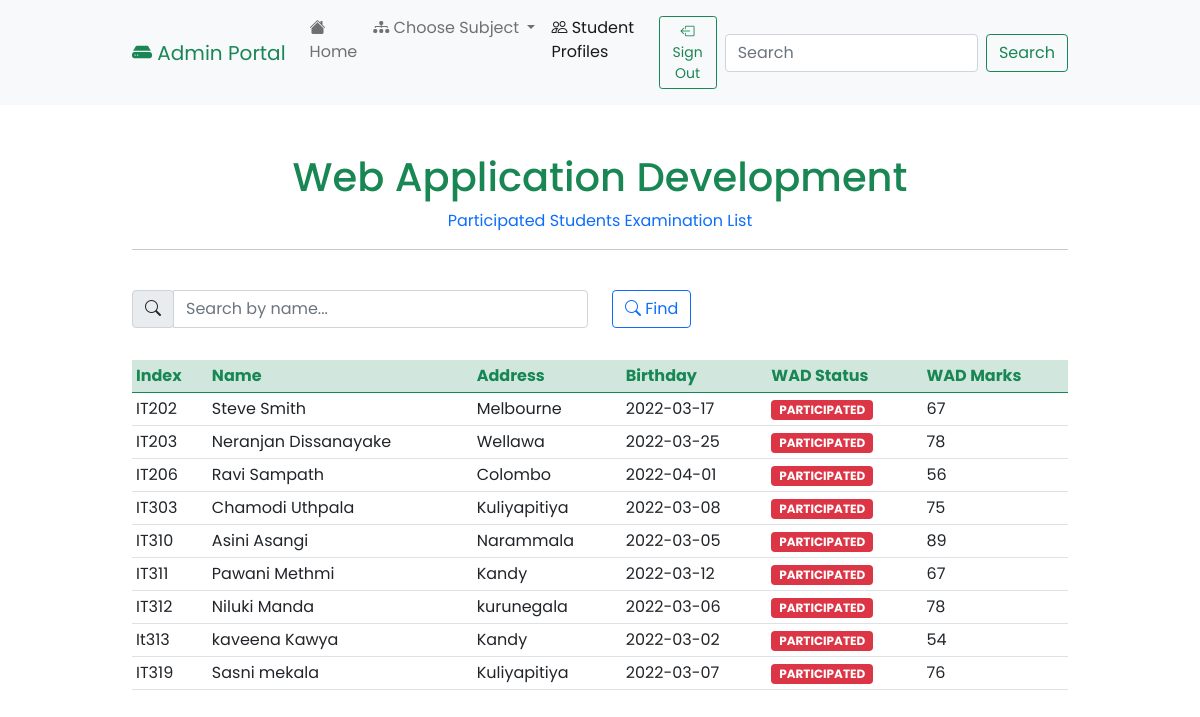
/list_wad.php (signed in), run on the app's committed database.
### tables this page shows
CREATE TABLE `students` (
  `index` varchar(255) NOT NULL,
  `name` varchar(255) NOT NULL,
  `address` varchar(255) NOT NULL,
  `birthday` varchar(255) NOT NULL,
  `oop` varchar(255) NOT NULL,
  `oopmarks` varchar(255) NOT NULL,
  `wad` varchar(255) NOT NULL,
  `wadmarks` varchar(255) NOT NULL,
  `idcp` varchar(255) NOT NULL,
  `idcpmarks` varchar(255) NOT NULL
);

### list_wad.php (the view, shortened to what this page needs)
<!doctype html>
<html lang="en">
<head>
    <link href="https://cdn.jsdelivr.net/npm/bootstrap@5.0.2/dist/css/bootstrap.min.css" rel="stylesheet">
    <link rel="stylesheet" href="https://cdn.jsdelivr.net/npm/bootstrap-icons@1.8.1/font/bootstrap-icons.css">
    <link rel="stylesheet" href="styles/main.css">
</head>
<body>
    <nav class="navbar navbar-expand-lg navbar-light bg-light">
        <div class="container-fluid">
            <a class="navbar-brand text-success" href="admin_portal_home.php"><i class="bi bi-hdd-fill"></i> Admin Portal</a>
            <div class="collapse navbar-collapse" id="navbarSupportedContent">
                <ul class="navbar-nav me-auto mb-2 mb-lg-0">
                    <li class="nav-item">
                        <a class="nav-link" aria-current="page" href="admin_portal_home.php"><i class="bi bi-house-fill"></i> Home</a>
                    </li>
                    <li class="nav-item dropdown">
                        <a class="nav-link dropdown-toggle" href="#" id="navbarDropdown" role="button" data-bs-toggle="dropdown" aria-expanded="false">
                            <i class="bi bi-diagram-3-fill"></i> Choose Subject
                        </a>
                    </li>
                    <li class="nav-item">
                        <a class="nav-link active" href="student_db.php"><i class="bi bi-people"></i> Student Profiles</a>
                    </li>
                    <li class="nav-item">
                        <a class="nav-link" aria-current="page" href="database/sign_out_admin.php"><button type="button" class="btn btn-outline-success btn-sm"><i class="bi bi-box-arrow-left"></i> Sign Out</button></a>
                    </li>
                </ul>
                <form class="d-flex">
                    <input class="form-control me-2" type="search" placeholder="Search" aria-label="Search" onkeyup="myFunction1()" id="myInput1">
                    <button class="btn btn-outline-success" type="submit">Search</button>
                </form>
            </div>
        </div>
    </nav>
    <br>
    <br>
    <center>
        <h1 class="log-head text-success">Web Application Development</h1>
        <h9 class="sub-head text-primary">Participated Students Examination List</h9>
        <br>
        <div class="container-fluid">
            <hr>
        </div>
    </center>
    <br>
    <div class="container-fluid">
        <div class="search">
            <form>
                <div class="row">
                    <div class="col">
                        <div class="input-group">
                            <div class="input-group-prepend">
                                <div class="input-group-text"><i class="bi bi-search"></i></div>
                            </div>
                            <input type="text" class="form-control" onkeyup="myFunction()" id="myInput" placeholder="Search by name...">
                        </div>
                    </div>
                    <div class="col">
                        <button type="button" class="btn btn-outline-primary mb-2"><i class="bi bi-search"></i> Find</button>
                    </div>
                </div>
            </form>
            <br>
        </div>
        <table class="table table-hover table-sm" id="myTable">
            <thead class="table-success">
                <tr>
                    <th class="tblhead" scope="col">Index</th>
                    <th class="tblhead" scope="col">Name</th>
                    <th class="tblhead" scope="col">Address</th>
                    <th class="tblhead" scope="col">Birthday</th>
                    <th class="tblhead" scope="col">WAD Status</th>
                    <th class="tblhead" scope="col">WAD Marks</th>
                </tr>
            </thead>
            <tbody>
            <?php
                include 'database/db_connect.php';
                $sql = "SELECT `index`, `name`, `address`, `birthday`, `oop`, `oopmarks`, `wad`, `wadmarks`, `idcp`, `idcpmarks` from `students` where `wad` = 'Participated'";
                $result = $conn->query($sql);
                if ($result->num_rows > 0) {
                    if (!$conn) {
                        die('Database is not connected!');
                    } else {
                        while ($row = $result->fetch_assoc()) {
                            $wad = $row["wad"];
                            if ($wad == "Participated") {
                                $wadvar = "bg-danger";
                            } else if ($wad== "On-Going") {
                                $wadvar = "bg-success";
                            }
                            echo
                            "<tr><td>" . $row["index"] .
                            "</td><td>" . $row["name"] .
                            "</td><td>" . $row["address"] .
                            "</td><td>" . $row["birthday"] .
                            "</td><td><span class='badge $wadvar text-uppercase'>" . $row["wad"] .
                            "</span></td><td>" . $row["wadmarks"] .
                            "</td></tr>";
                        }
                    }
                    echo "</tbody>";
                    echo "</table>";
                } else {
                    echo "No records in database";
                }
            ?>
    </div>
</body>
</html>

### styles/main.css (style rules this page uses)
* { font-family: 'Poppins', sans-serif; }
.container-fluid { max-width: 80%; }
.navbar-brand { color: #198754; }
.active { color: #0d6efd; }
.tblhead { color: #198754; }

### data on the page
students: index "IT202", name "Steve Smith", address "Melbourne", birthday "2022-03-17", wad "PARTICIPATED", wadmarks "67"
students: index "IT203", name "Neranjan Dissanayake", address "Wellawa", birthday "2022-03-25", wad "PARTICIPATED", wadmarks "78"
students: index "IT206", name "Ravi Sampath", address "Colombo", birthday "2022-04-01", wad "PARTICIPATED", wadmarks "56"
students: index "IT303", name "Chamodi Uthpala", address "Kuliyapitiya", birthday "2022-03-08", wad "PARTICIPATED", wadmarks "75"
students: index "IT310", name "Asini Asangi", address "Narammala", birthday "2022-03-05", wad "PARTICIPATED", wadmarks "89"
students: index "IT311", name "Pawani Methmi", address "Kandy", birthday "2022-03-12", wad "PARTICIPATED", wadmarks "67"
students: index "IT312", name "Niluki Manda", address "kurunegala", birthday "2022-03-06", wad "PARTICIPATED", wadmarks "78"
students: index "It313", name "kaveena Kawya", address "Kandy", birthday "2022-03-02", wad "PARTICIPATED", wadmarks "54"
students: index "IT319", name "Sasni mekala", address "Kuliyapitiya", birthday "2022-03-07", wad "PARTICIPATED", wadmarks "76"
